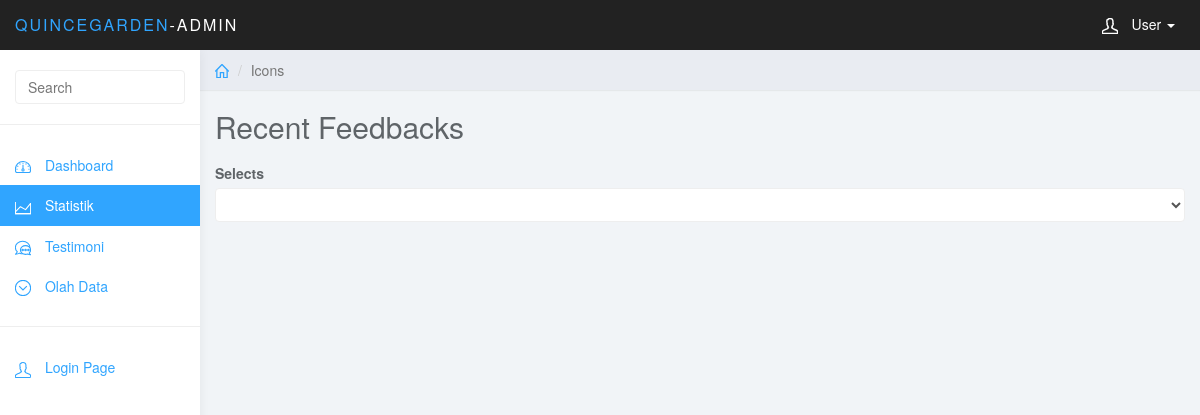
Before: /index.php/feedback/get_feedback with the older database file.
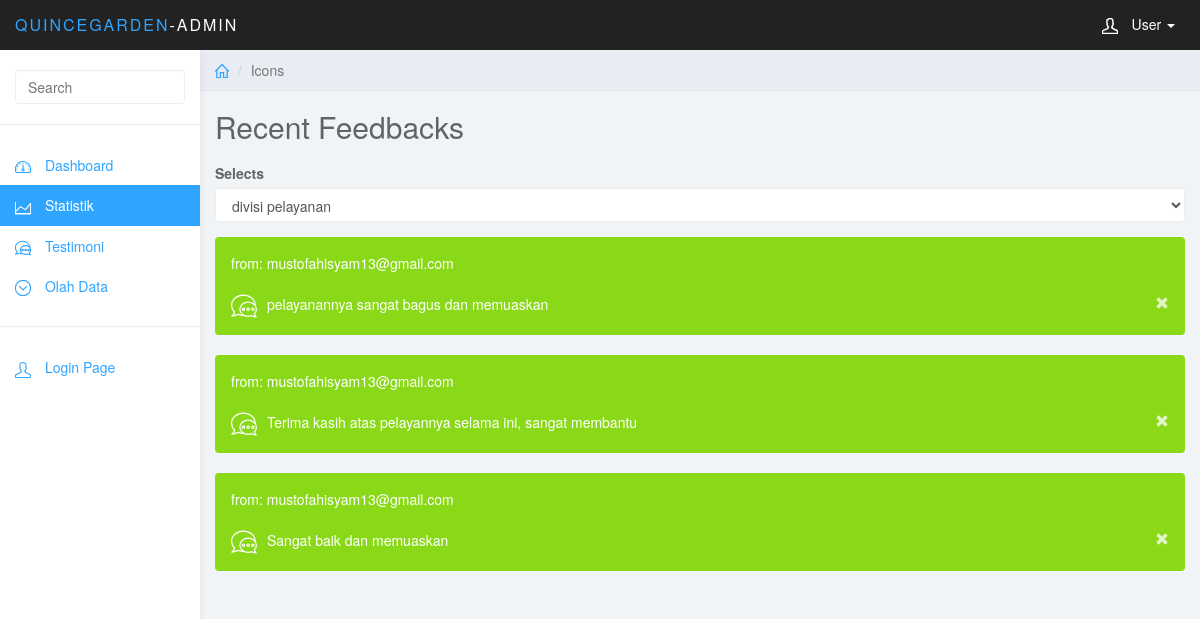
After: the same page with the newer database file.
### tables this page shows
CREATE TABLE `testimoni` (
  `id_testimoni` int(11) NOT NULL,
  `nama_testimoner` varchar(40) NOT NULL,
  `email_testimoner` varchar(40) NOT NULL,
  `img_testimoner` text NOT NULL,
  `respon_testimoner` text NOT NULL,
  `tanggal` date NOT NULL,
  `polarity` double DEFAULT NULL,
  `divisi` int(11) DEFAULT NULL
);

### application/views/admin/layout/wrapper.php (called while the page is built)
<?php
require_once('header.php');
require_once('konten.php');
require_once('footer.php');
 ?>

### application/controllers/Feedback.php (called while the page is built, shortened)
<?php if (!defined('BASEPATH')) exit('Tidak bisa mengakses secara langsung');
class Feedback extends CI_Controller {
  public function __construct() {
    $this->load->model('md_feedback');
  }
  public function get_feedback() {
    $data = array(
      'feedbacks' => $this->md_feedback->read_feedback(),
      'isi' => "admin/testimoni/testimoni",
      'divisi' => $this->md_feedback->select_divisi()
    );
    $this->load->view('admin/layout/wrapper', $data);
  }
}

### index.php (called while the page is built, shortened)
<?php
require_once BASEPATH.'core/CodeIgniter.php';

### application/views/admin/layout/konten.php (called while the page is built)
<?php if(!defined('BASEPATH')) exit('Tidak boleh mengakses secara langsung');
if ($isi) {
  $this->load->view($isi);
}
 ?>

### application/models/Md_feedback.php (called while the page is built, shortened)
<?php
class Md_feedback extends CI_Model {
  public function read_feedback() {
    $query = $this->db->query('SELECT a.email_testimoner, a.img_testimoner, a.respon_testimoner, a.polarity, a.divisi, b.nama_divisi
          FROM testimoni a JOIN divisi b
          ON a.divisi = b.id_divisi');
    return $query->result_array();
  }
  public function select_divisi() {
		$query = $this->db->query('SELECT id_divisi, nama_divisi FROM divisi');
		return $query->result_array();
	}
}
 ?>

### application/views/admin/testimoni/testimoni.php (the view, shortened to what this page needs)
<div class="row">
			<div class="always">
			<div class="col-lg-12">
				<h2>Recent Feedbacks</h2>
			</div>
			<div class="col-md-12">
				<div class="form-group">
						<label>Selects</label>
						<select id="seleksi" name="nama_divisi" class="form-control">
							<?php foreach ($divisi as $divi):?>
							  <option value="<?php echo $divi['id_divisi']; ?>"><?php echo $divi['nama_divisi']; ?></option>
							<?php endforeach; ?>
						</select>
				</div>
			</div>
			</div>
			<?php foreach ($feedbacks as $komen):?>
				<div class="<?php echo $komen['nama_divisi']; ?>" style="display: none;">
				<?php if ($komen['polarity'] > 0): ?>
					<div class="col-md-12">
						<div class="alert bg-success" role="alert">
							from: <?php echo $komen['email_testimoner']; ?> <br /><br />
							<svg class="glyph stroked two-messages"><use xlink:href="#stroked-two-messages"></use></svg><?php echo $komen['respon_testimoner']; ?> <a href="#" class="pull-right"><span class="glyphicon glyphicon-remove"></span></a>
						</div>
					</div>
				<?php endif; ?>
				</div>
			<?php endforeach; ?>
		</div>

### application/views/admin/layout/header.php (shortened to what this page needs)
<!DOCTYPE html>
<html>
<head>
<link href="<?php echo base_url(); ?>assets/css/bootstrap.min.css" rel="stylesheet">
<link href="<?php echo base_url(); ?>assets/css/datepicker3.css" rel="stylesheet">
<link href="<?php echo base_url(); ?>assets/css/bootstrap-table.css" rel="stylesheet">
<link href="<?php echo base_url(); ?>assets/css/styles.css" rel="stylesheet">
<link href="<?php echo base_url(); ?>assets/css/dropzone.css" rel="stylesheet">
</head>
<body>
	<nav class="navbar navbar-inverse navbar-fixed-top" role="navigation">
		<div class="container-fluid">
			<div class="navbar-header">
				<a class="navbar-brand" href="#"><span>QuinceGarden</span>-Admin</a>
				<ul class="user-menu">
					<li class="dropdown pull-right">
						<a href="#" class="dropdown-toggle" data-toggle="dropdown"><svg class="glyph stroked male-user"><use xlink:href="#stroked-male-user"></use></svg> User <span class="caret"></span></a>
					</li>
				</ul>
			</div>
		</div>
	</nav>
	<div id="sidebar-collapse" class="col-sm-3 col-lg-2 sidebar">
		<form role="search">
			<div class="form-group">
				<input type="text" class="form-control" placeholder="Search">
			</div>
		</form>
		<ul class="nav menu">
			<li><a href="index.html"><svg class="glyph stroked dashboard-dial"><use xlink:href="#stroked-dashboard-dial"></use></svg> Dashboard</a></li>
			<li class="active"><a href="charts.html"><svg class="glyph stroked line-graph"><use xlink:href="#stroked-line-graph"></use></svg> Statistik</a></li>
			<li ><a href="widgets.html"><svg class="glyph stroked two messages"><use xlink:href="#stroked-two-messages"></use></svg> Testimoni</a></li>
			<li class="parent">
				<a href="#">
					<span data-toggle="collapse" href="#sub-item-1"><svg class="glyph stroked chevron-down"><use xlink:href="#stroked-chevron-down"></use></svg></span> Olah Data
				</a>
			</li>
			<li role="presentation" class="divider"></li>
			<li><a href="login.html"><svg class="glyph stroked male-user"><use xlink:href="#stroked-male-user"></use></svg> Login Page</a></li>
		</ul>
	</div>
	<div class="col-sm-9 col-sm-offset-3 col-lg-10 col-lg-offset-2 main">
		<div class="row">
			<ol class="breadcrumb">
				<li><a href="#"><svg class="glyph stroked home"><use xlink:href="#stroked-home"></use></svg></a></li>
				<li class="active">Icons</li>
			</ol>
		</div>

### application/views/admin/layout/footer.php (shortened to what this page needs)
</body>
</html>

### assets/css/styles.css (style rules this page uses)
body { background: #f1f4f7; padding-top: 50px; color: #5f6468; }
a, a:hover, a:focus { color: #30a5ff; }
h1, h2, h3, h4, h5, h6 { color: #5f6468; }
h2 { font-weight: 300; margin-bottom: 20px; }
.form-control { border: 1px solid #eee; box-shadow: none; }
.navbar-header .navbar-brand { color: #fff; font-size: 16px; text-transform: uppercase; font-weight: 500; letter-spacing: 2px; }
.navbar-header .navbar-brand span { color: #30a5ff; }
.bg-success { color: #fff; background-color: #8ad919; }
.bg-success a { color: rgba(255, 255, 255, .75); }
.navbar { border: 0; }
.user-menu { display: inline-block; margin-top: 14px; margin-right: 10px; float: right; list-style: none; padding: 0; }
.user-menu a { color: #fff; }
.sidebar { display: block; background-color: #fff; padding: 0; display: none; }
.sidebar form { padding: 20px 15px 5px 15px; border-bottom: 1px solid #eee; margin-bottom: 20px; }
@media (min-width: 768px) { .sidebar { display: block; position: fixed; top: 50px; bottom: 0; left: 0; z-index: 1000; display: block; margin: 0; padding: 0; overflow-x: hidden; overflow-y: auto; background-color: #fff; box-shadow: 1px 0px 10px rgba(0, 0, 0, .05); } }
@media (min-width: 768px) { .navbar-header { width: 100%; } }
.sidebar ul.nav .active a, .sidebar ul.nav li.parent a.active, .sidebar ul.nav .active > a:hover, .sidebar ul.nav li.parent a.active:hover, .sidebar ul.nav .active > a:focus, .sidebar ul.nav li.parent a.active:focus { color: #fff; background-color: #30a5ff; }
.sidebar ul.nav li.divider { border-bottom: 1px solid #eee; margin: 20px 0; }
.breadcrumb { border-radius: 0; padding: 10px 15px; background: #e9ecf2; box-shadow: 0 1px 1px rgba(0, 0, 0, .05); margin: 0 ; }
.sidebar .glyph, .user-menu .glyph { height: 16px; width: 16px; margin: 0 10px 0 0; stroke-width: 3px; }
.user-menu .glyph { stroke-width: 4px; }
.breadcrumb .glyph { height: 14px; width: 14px; margin: -2px 0 0 0; stroke-width: 4px; }
.alert .glyph, .panel-heading .glyph { width: 26px; height: 26px; margin: 0 10px 0 0; stroke-width: 2px; }

Changed rows visible on the page:
added testimoni: email_testimoner "mustofahisyam13@gmail.com", respon_testimoner "pelayanannya sangat bagus dan memuaskan"
added testimoni: email_testimoner "mustofahisyam13@gmail.com", respon_testimoner "Terima kasih atas pelayannya selama ini, sangat membantu"
added testimoni: email_testimoner "mustofahisyam13@gmail.com", respon_testimoner "Sangat baik dan memuaskan"
Other visible differences:
form field nama_divisi: (not shown) → "divisi pelayanan"
